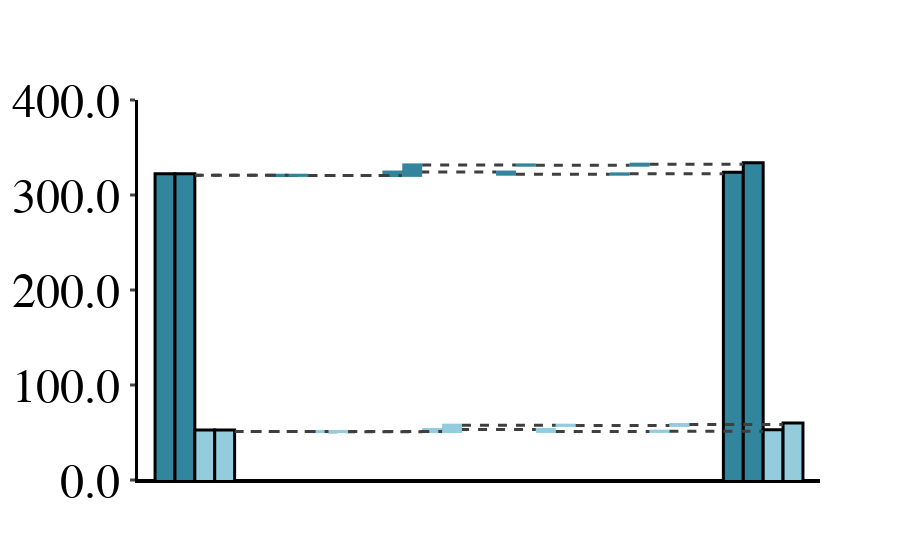
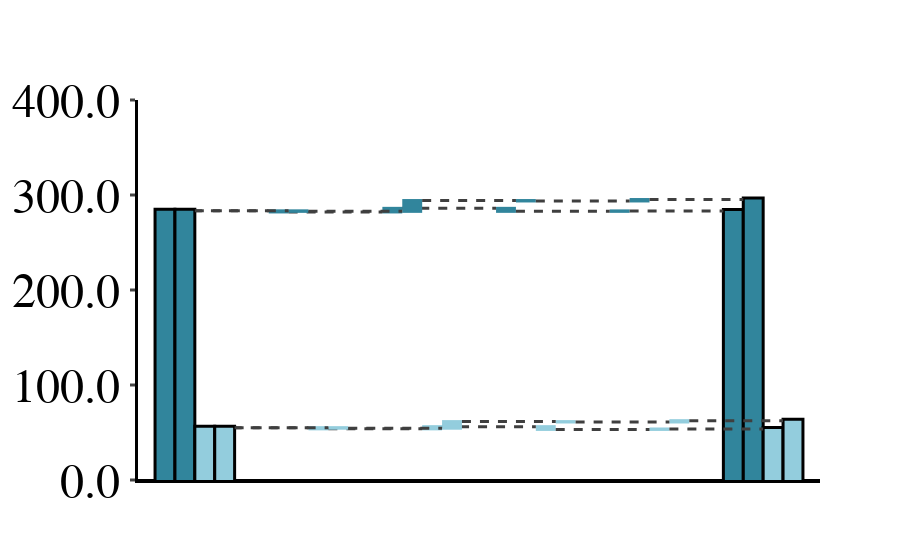
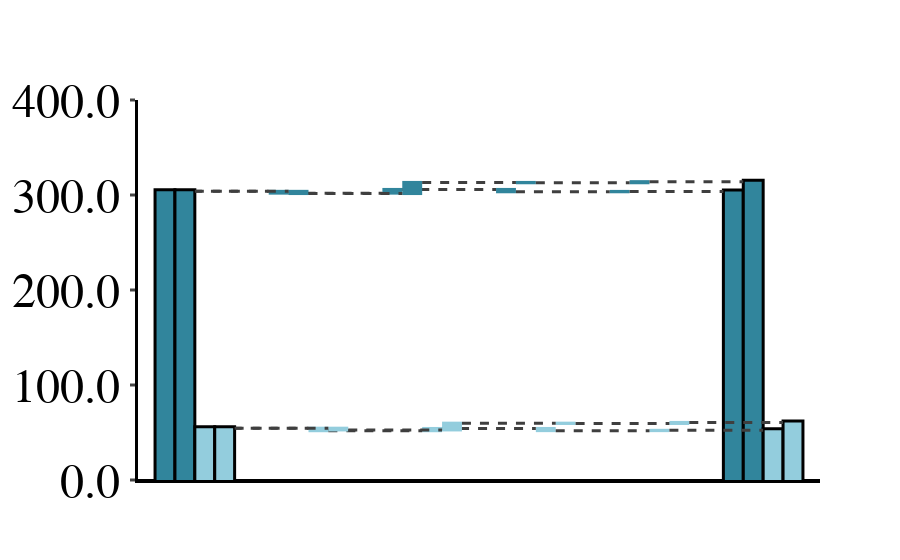
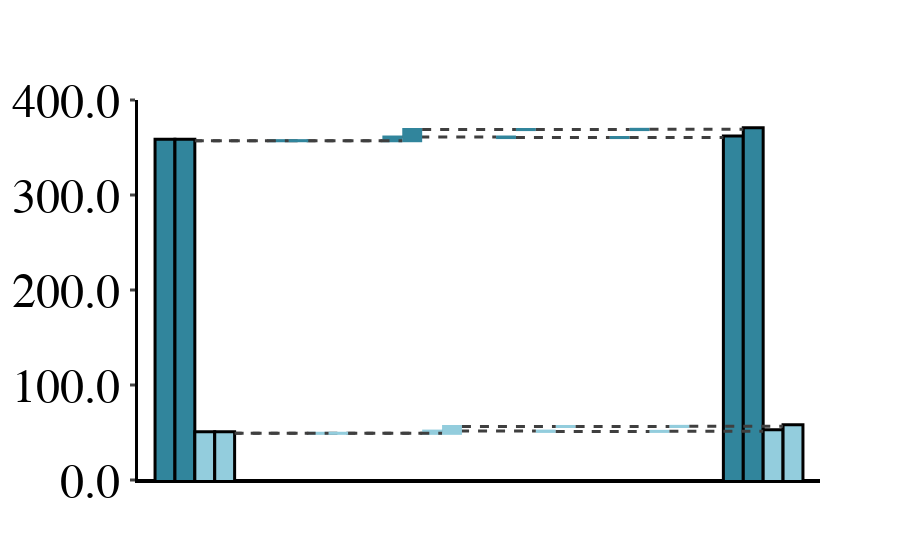

Write notebook code for charts like these, in order.
### Code cell
dtick = 100
waterfall(
    measure,
    sofc_GWP_high,
    sofc_GWP_low,
    RE_sofc_GWP_high,
    RE_sofc_GWP_low,
    (0, 400),
    "rgb(49, 133, 156)",
    "rgb(49, 133, 156)",
    "rgb(147, 205, 221)",
    "rgb(147, 205, 221)",
    dtick,
)
waterfall(
    measure,
    mcfc_GWP_high,
    mcfc_GWP_low,
    RE_mcfc_GWP_high,
    RE_mcfc_GWP_low,
    (0, 400),
    "rgb(49, 133, 156)",
    "rgb(49, 133, 156)",
    "rgb(147, 205, 221)",
    "rgb(147, 205, 221)",
    dtick,
)
waterfall(
    measure,
    pafc_GWP_high,
    pafc_GWP_low,
    RE_pafc_GWP_high,
    RE_pafc_GWP_low,
    (0, 400),
    "rgb(49, 133, 156)",
    "rgb(49, 133, 156)",
    "rgb(147, 205, 221)",
    "rgb(147, 205, 221)",
    dtick,
)
waterfall(
    measure,
    pemfc_GWP_high,
    pemfc_GWP_low,
    RE_pemfc_GWP_high,
    RE_pemfc_GWP_low,
    (0, 400),
    "rgb(49, 133, 156)",
    "rgb(49, 133, 156)",
    "rgb(147, 205, 221)",
    "rgb(147, 205, 221)",
    dtick,
)

### Figure 1 — Plotly figure (JSON) as saved in the notebook; plotly's stock layout.template omitted (floating-point values rounded to 4 significant figures)
{"data": [{"connector": {"line": {"color": "rgb(63, 63, 63)", "dash": "dash", "width": 3}}, "decreasing": {"marker": {"color": "rgb(49, 133, 156)"}}, "increasing": {"marker": {"color": "rgb(49, 133, 156)"}}, "measure": ["absolute", "relative", "relative", "relative", "relative", "total"], "orientation": "v", "totals": {"marker": {"color": "rgb(49, 133, 156)", "line": {"color": "black", "width": 3}}}, "type": "waterfall", "x": ["Initial", "EoL recycling", "fuel efficiency losses", "system lifetime increase", "capacity factor decrease", "Adjusted"], "y": [320.8, -0.3335, 3.683, -2.276, 0.3501, 322.2]}, {"connector": {"line": {"color": "rgb(63, 63, 63)", "dash": "dash", "width": 3}}, "decreasing": {"marker": {"color": "rgb(49, 133, 156)"}}, "increasing": {"marker": {"color": "rgb(49, 133, 156)"}}, "measure": ["absolute", "relative", "relative", "relative", "relative", "total"], "orientation": "v", "totals": {"marker": {"color": "rgb(49, 133, 156)", "line": {"color": "black", "width": 3}}}, "type": "waterfall", "x": ["Initial", "EoL recycling", "fuel efficiency losses", "system lifetime increase", "capacity factor decrease", "Adjusted"], "y": [320.8, -0.1689, 11.05, -0.3251, 1.084, 332.5]}, {"connector": {"line": {"color": "rgb(63, 63, 63)", "dash": "dash", "width": 3}}, "decreasing": {"marker": {"color": "rgb(147, 205, 221)"}}, "increasing": {"marker": {"color": "rgb(147, 205, 221)"}}, "measure": ["absolute", "relative", "relative", "relative", "relative", "total"], "orientation": "v", "totals": {"marker": {"color": "rgb(147, 205, 221)", "line": {"color": "black", "width": 3}}}, "type": "waterfall", "x": ["Initial", "EoL recycling", "fuel efficiency losses", "system lifetime increase", "capacity factor decrease", "Adjusted"], "y": [51.05, -0.1456, 2.248, -2.032, 0.3126, 51.43]}, {"connector": {"line": {"color": "rgb(63, 63, 63)", "dash": "dash", "width": 3}}, "decreasing": {"marker": {"color": "rgb(147, 205, 221)"}}, "increasing": {"marker": {"color": "rgb(147, 205, 221)"}}, "measure": ["absolute", "relative", "relative", "relative", "relative", "total"], "orientation": "v", "totals": {"marker": {"color": "rgb(147, 205, 221)", "line": {"color": "black", "width": 3}}}, "type": "waterfall", "x": ["Initial", "EoL recycling", "fuel efficiency losses", "system lifetime increase", "capacity factor decrease", "Adjusted"], "y": [51.05, -0.06641, 6.743, -0.2903, 0.9675, 58.41]}], "layout": {"font": {"family": "Times New Roman"}, "paper_bgcolor": "rgba(0,0,0,0)", "plot_bgcolor": "rgba(0,0,0,0)", "showlegend": false, "waterfallgap": 0.3, "xaxis": {"linecolor": "black", "linewidth": 3, "showgrid": false, "showticklabels": false, "tickfont": {"color": "black", "family": "Calibri", "size": 30}, "visible": true}, "yaxis": {"dtick": 100, "linecolor": "black", "linewidth": 3, "range": [0, 400], "showgrid": false, "showline": true, "showticklabels": true, "tickfont": {"color": "black", "family": "Times New Roman", "size": 48}, "tickformat": ".1f", "ticks": "outside", "tickwidth": 3, "visible": true, "zerolinecolor": "black"}}}

### Figure 2 — Plotly figure (JSON) as saved in the notebook; plotly's stock layout.template omitted (floating-point values rounded to 4 significant figures)
{"data": [{"connector": {"line": {"color": "rgb(63, 63, 63)", "dash": "dash", "width": 3}}, "decreasing": {"marker": {"color": "rgb(49, 133, 156)"}}, "increasing": {"marker": {"color": "rgb(49, 133, 156)"}}, "measure": ["absolute", "relative", "relative", "relative", "relative", "total"], "orientation": "v", "totals": {"marker": {"color": "rgb(49, 133, 156)", "line": {"color": "black", "width": 3}}}, "type": "waterfall", "x": ["Initial", "EoL recycling", "fuel efficiency losses", "system lifetime increase", "capacity factor decrease", "Adjusted"], "y": [283.3, -1.165, 3.8, -3.172, 0.4879, 283.3]}, {"connector": {"line": {"color": "rgb(63, 63, 63)", "dash": "dash", "width": 3}}, "decreasing": {"marker": {"color": "rgb(49, 133, 156)"}}, "increasing": {"marker": {"color": "rgb(49, 133, 156)"}}, "measure": ["absolute", "relative", "relative", "relative", "relative", "total"], "orientation": "v", "totals": {"marker": {"color": "rgb(49, 133, 156)", "line": {"color": "black", "width": 3}}}, "type": "waterfall", "x": ["Initial", "EoL recycling", "fuel efficiency losses", "system lifetime increase", "capacity factor decrease", "Adjusted"], "y": [283.3, -0.5516, 11.4, -0.4531, 1.51, 295.2]}, {"connector": {"line": {"color": "rgb(63, 63, 63)", "dash": "dash", "width": 3}}, "decreasing": {"marker": {"color": "rgb(147, 205, 221)"}}, "increasing": {"marker": {"color": "rgb(147, 205, 221)"}}, "measure": ["absolute", "relative", "relative", "relative", "relative", "total"], "orientation": "v", "totals": {"marker": {"color": "rgb(147, 205, 221)", "line": {"color": "black", "width": 3}}}, "type": "waterfall", "x": ["Initial", "EoL recycling", "fuel efficiency losses", "system lifetime increase", "capacity factor decrease", "Adjusted"], "y": [55.1, -1.266, 2.319, -2.903, 0.4467, 53.69]}, {"connector": {"line": {"color": "rgb(63, 63, 63)", "dash": "dash", "width": 3}}, "decreasing": {"marker": {"color": "rgb(147, 205, 221)"}}, "increasing": {"marker": {"color": "rgb(147, 205, 221)"}}, "measure": ["absolute", "relative", "relative", "relative", "relative", "total"], "orientation": "v", "totals": {"marker": {"color": "rgb(147, 205, 221)", "line": {"color": "black", "width": 3}}}, "type": "waterfall", "x": ["Initial", "EoL recycling", "fuel efficiency losses", "system lifetime increase", "capacity factor decrease", "Adjusted"], "y": [55.1, -0.5775, 6.958, -0.4148, 1.383, 62.44]}], "layout": {"font": {"family": "Times New Roman"}, "paper_bgcolor": "rgba(0,0,0,0)", "plot_bgcolor": "rgba(0,0,0,0)", "showlegend": false, "waterfallgap": 0.3, "xaxis": {"linecolor": "black", "linewidth": 3, "showgrid": false, "showticklabels": false, "tickfont": {"color": "black", "family": "Calibri", "size": 30}, "visible": true}, "yaxis": {"dtick": 100, "linecolor": "black", "linewidth": 3, "range": [0, 400], "showgrid": false, "showline": true, "showticklabels": true, "tickfont": {"color": "black", "family": "Times New Roman", "size": 48}, "tickformat": ".1f", "ticks": "outside", "tickwidth": 3, "visible": true, "zerolinecolor": "black"}}}

### Figure 3 — Plotly figure (JSON) as saved in the notebook; plotly's stock layout.template omitted (floating-point values rounded to 4 significant figures)
{"data": [{"connector": {"line": {"color": "rgb(63, 63, 63)", "dash": "dash", "width": 3}}, "decreasing": {"marker": {"color": "rgb(49, 133, 156)"}}, "increasing": {"marker": {"color": "rgb(49, 133, 156)"}}, "measure": ["absolute", "relative", "relative", "relative", "relative", "total"], "orientation": "v", "totals": {"marker": {"color": "rgb(49, 133, 156)", "line": {"color": "black", "width": 3}}}, "type": "waterfall", "x": ["Initial", "EoL recycling", "fuel efficiency losses", "system lifetime increase", "capacity factor decrease", "Adjusted"], "y": [303.9, -1.902, 3.903, -2.457, 0.3779, 303.8]}, {"connector": {"line": {"color": "rgb(63, 63, 63)", "dash": "dash", "width": 3}}, "decreasing": {"marker": {"color": "rgb(49, 133, 156)"}}, "increasing": {"marker": {"color": "rgb(49, 133, 156)"}}, "measure": ["absolute", "relative", "relative", "relative", "relative", "total"], "orientation": "v", "totals": {"marker": {"color": "rgb(49, 133, 156)", "line": {"color": "black", "width": 3}}}, "type": "waterfall", "x": ["Initial", "EoL recycling", "fuel efficiency losses", "system lifetime increase", "capacity factor decrease", "Adjusted"], "y": [303.9, -2.327, 11.71, -0.3509, 1.17, 314.1]}, {"connector": {"line": {"color": "rgb(63, 63, 63)", "dash": "dash", "width": 3}}, "decreasing": {"marker": {"color": "rgb(147, 205, 221)"}}, "increasing": {"marker": {"color": "rgb(147, 205, 221)"}}, "measure": ["absolute", "relative", "relative", "relative", "relative", "total"], "orientation": "v", "totals": {"marker": {"color": "rgb(147, 205, 221)", "line": {"color": "black", "width": 3}}}, "type": "waterfall", "x": ["Initial", "EoL recycling", "fuel efficiency losses", "system lifetime increase", "capacity factor decrease", "Adjusted"], "y": [54.54, -2.674, 2.383, -2.297, 0.3535, 52.31]}, {"connector": {"line": {"color": "rgb(63, 63, 63)", "dash": "dash", "width": 3}}, "decreasing": {"marker": {"color": "rgb(147, 205, 221)"}}, "increasing": {"marker": {"color": "rgb(147, 205, 221)"}}, "measure": ["absolute", "relative", "relative", "relative", "relative", "total"], "orientation": "v", "totals": {"marker": {"color": "rgb(147, 205, 221)", "line": {"color": "black", "width": 3}}}, "type": "waterfall", "x": ["Initial", "EoL recycling", "fuel efficiency losses", "system lifetime increase", "capacity factor decrease", "Adjusted"], "y": [54.54, -1.857, 7.148, -0.3282, 1.094, 60.6]}], "layout": {"font": {"family": "Times New Roman"}, "paper_bgcolor": "rgba(0,0,0,0)", "plot_bgcolor": "rgba(0,0,0,0)", "showlegend": false, "waterfallgap": 0.3, "xaxis": {"linecolor": "black", "linewidth": 3, "showgrid": false, "showticklabels": false, "tickfont": {"color": "black", "family": "Calibri", "size": 30}, "visible": true}, "yaxis": {"dtick": 100, "linecolor": "black", "linewidth": 3, "range": [0, 400], "showgrid": false, "showline": true, "showticklabels": true, "tickfont": {"color": "black", "family": "Times New Roman", "size": 48}, "tickformat": ".1f", "ticks": "outside", "tickwidth": 3, "visible": true, "zerolinecolor": "black"}}}

### Figure 4 — Plotly figure (JSON) as saved in the notebook; plotly's stock layout.template omitted (floating-point values rounded to 4 significant figures)
{"data": [{"connector": {"line": {"color": "rgb(63, 63, 63)", "dash": "dash", "width": 3}}, "decreasing": {"marker": {"color": "rgb(49, 133, 156)"}}, "increasing": {"marker": {"color": "rgb(49, 133, 156)"}}, "measure": ["absolute", "relative", "relative", "relative", "relative", "total"], "orientation": "v", "totals": {"marker": {"color": "rgb(49, 133, 156)", "line": {"color": "black", "width": 3}}}, "type": "waterfall", "x": ["Initial", "EoL recycling", "fuel efficiency losses", "system lifetime increase", "capacity factor decrease", "Adjusted"], "y": [357.2, -0.1211, 3.943, -0.5687, 0.0875, 360.5]}, {"connector": {"line": {"color": "rgb(63, 63, 63)", "dash": "dash", "width": 3}}, "decreasing": {"marker": {"color": "rgb(49, 133, 156)"}}, "increasing": {"marker": {"color": "rgb(49, 133, 156)"}}, "measure": ["absolute", "relative", "relative", "relative", "relative", "total"], "orientation": "v", "totals": {"marker": {"color": "rgb(49, 133, 156)", "line": {"color": "black", "width": 3}}}, "type": "waterfall", "x": ["Initial", "EoL recycling", "fuel efficiency losses", "system lifetime increase", "capacity factor decrease", "Adjusted"], "y": [357.2, -0.08407, 11.83, -0.08125, 0.2708, 369.1]}, {"connector": {"line": {"color": "rgb(63, 63, 63)", "dash": "dash", "width": 3}}, "decreasing": {"marker": {"color": "rgb(147, 205, 221)"}}, "increasing": {"marker": {"color": "rgb(147, 205, 221)"}}, "measure": ["absolute", "relative", "relative", "relative", "relative", "total"], "orientation": "v", "totals": {"marker": {"color": "rgb(147, 205, 221)", "line": {"color": "black", "width": 3}}}, "type": "waterfall", "x": ["Initial", "EoL recycling", "fuel efficiency losses", "system lifetime increase", "capacity factor decrease", "Adjusted"], "y": [49.21, -0.1123, 2.407, -0.3562, 0.0548, 51.2]}, {"connector": {"line": {"color": "rgb(63, 63, 63)", "dash": "dash", "width": 3}}, "decreasing": {"marker": {"color": "rgb(147, 205, 221)"}}, "increasing": {"marker": {"color": "rgb(147, 205, 221)"}}, "measure": ["absolute", "relative", "relative", "relative", "relative", "total"], "orientation": "v", "totals": {"marker": {"color": "rgb(147, 205, 221)", "line": {"color": "black", "width": 3}}}, "type": "waterfall", "x": ["Initial", "EoL recycling", "fuel efficiency losses", "system lifetime increase", "capacity factor decrease", "Adjusted"], "y": [49.21, -0.07798, 7.22, -0.05089, 0.1696, 56.47]}], "layout": {"font": {"family": "Times New Roman"}, "paper_bgcolor": "rgba(0,0,0,0)", "plot_bgcolor": "rgba(0,0,0,0)", "showlegend": false, "waterfallgap": 0.3, "xaxis": {"linecolor": "black", "linewidth": 3, "showgrid": false, "showticklabels": false, "tickfont": {"color": "black", "family": "Calibri", "size": 30}, "visible": true}, "yaxis": {"dtick": 100, "linecolor": "black", "linewidth": 3, "range": [0, 400], "showgrid": false, "showline": true, "showticklabels": true, "tickfont": {"color": "black", "family": "Times New Roman", "size": 48}, "tickformat": ".1f", "ticks": "outside", "tickwidth": 3, "visible": true, "zerolinecolor": "black"}}}
